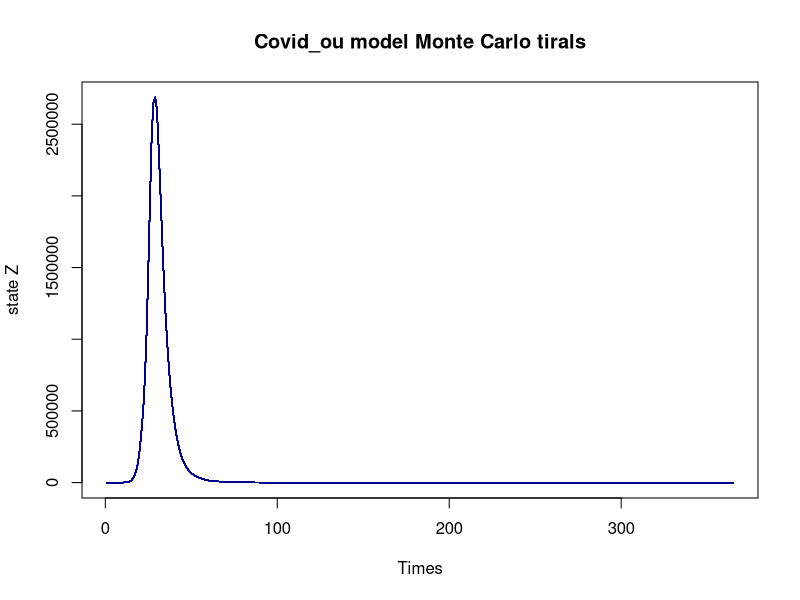
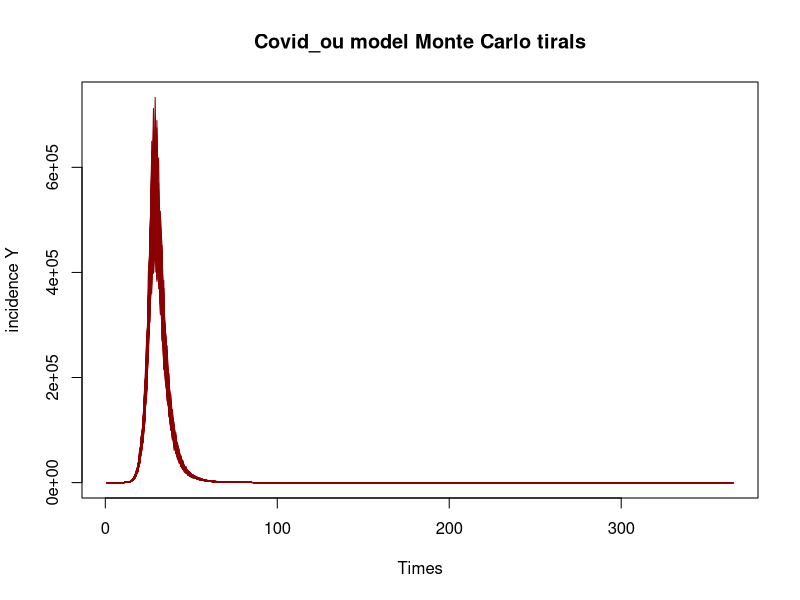
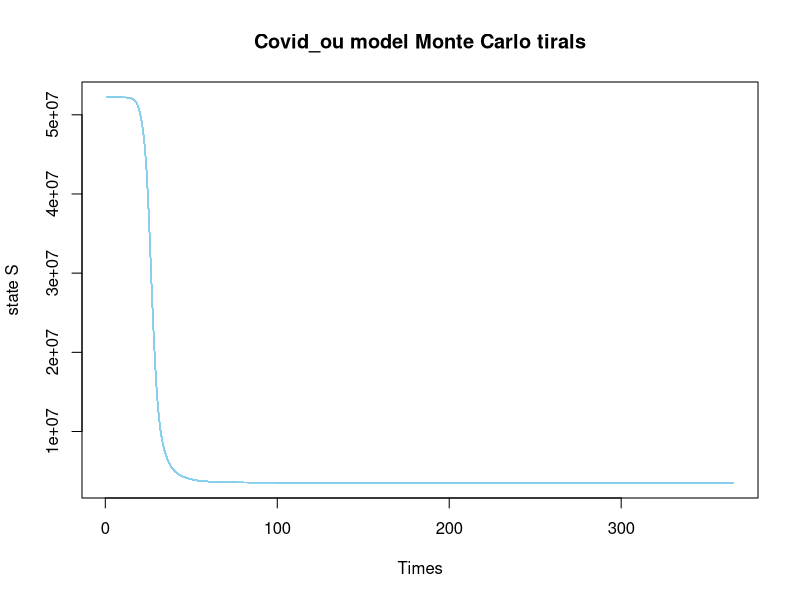
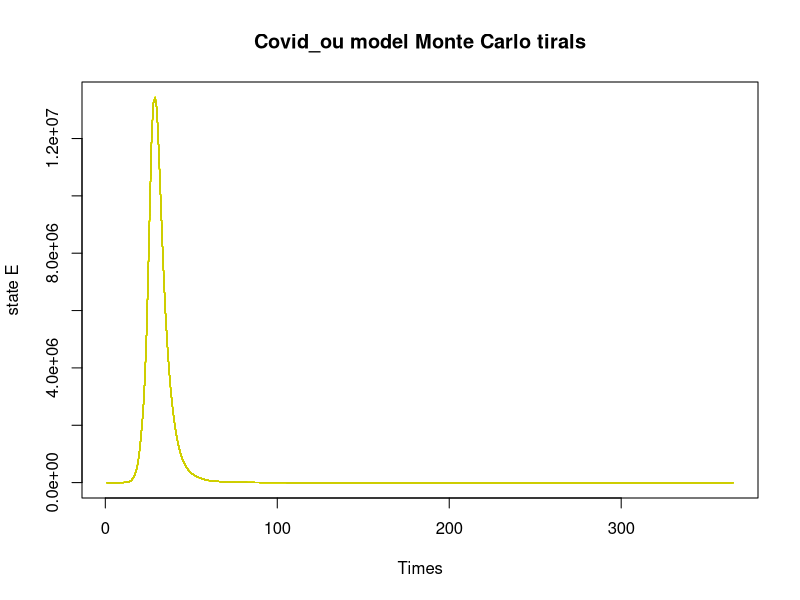
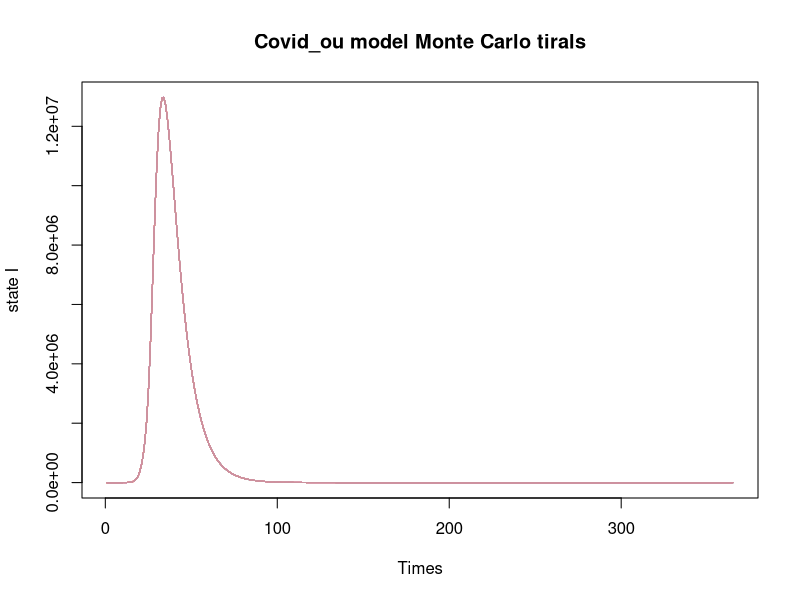
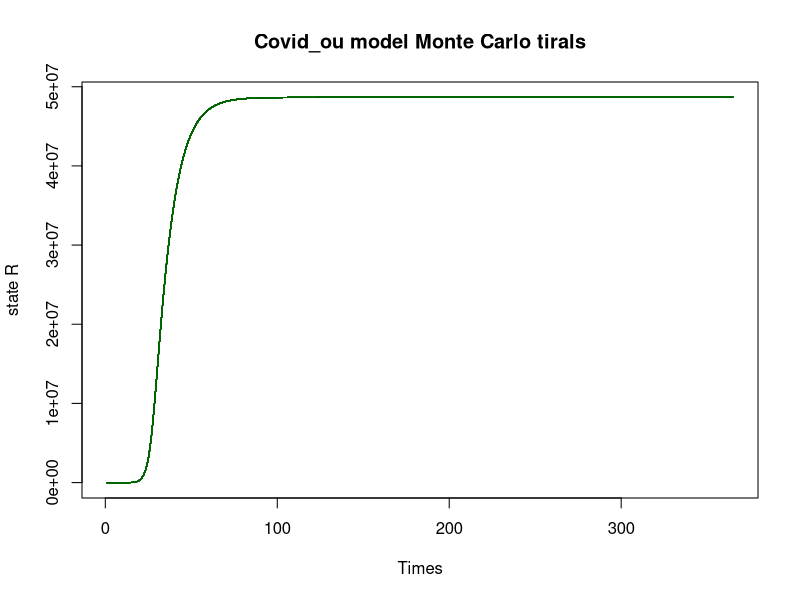
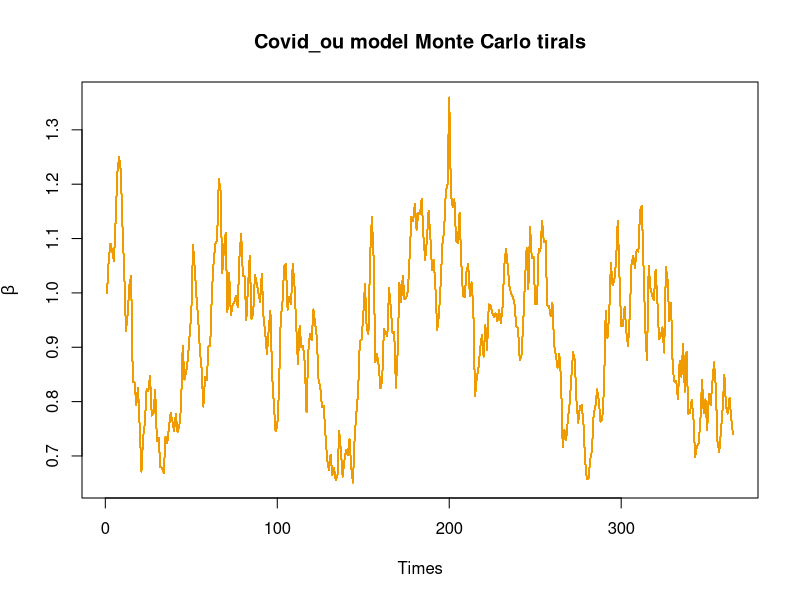
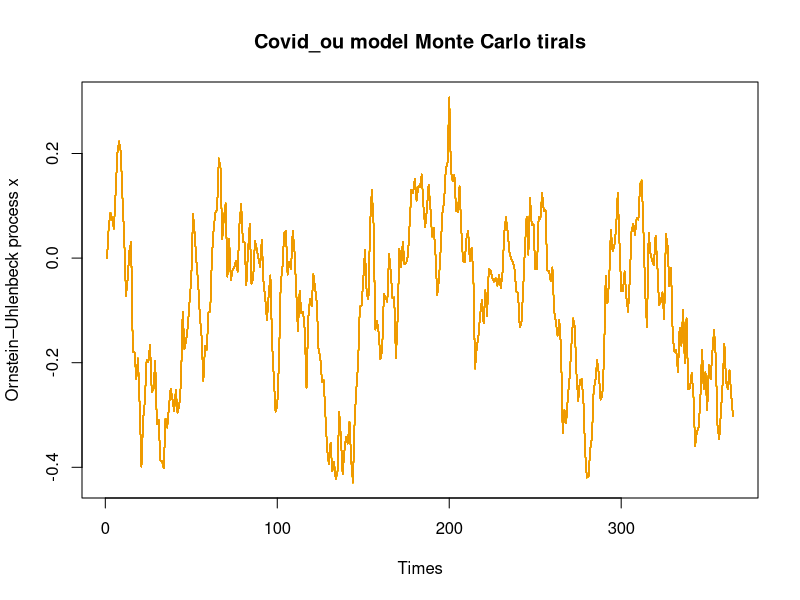

Recreate these plots in R, in order.
## ---- chunk 1
knitr::opts_chunk$set(echo = TRUE)
## ---- chunk 2

rm(list=ls())
require(deSolve)
set.seed(2024)


#Simulate an O-U Process ? bugs
ornstein_uhlenbeck <- function(n,theta,sigma,x0,lens,mu,e){
  dt <- 1
  x<-vector(length=lens)
  for (i in 1:n) {
    if (i==1){x[i]=x0}
    else{
      x[i]  <-  x[i-1] + theta*(mu[i-1]-x[i-1])*dt + sigma*e[i-1]}
  }
  
  return(x)
}
tims=365
times=1:tims
e = rnorm(n = length(times) , sd = 1)
mu = vector(length=tims) 
  for (t in 1:tims) {
    if (t <= 120){
      mu[t]=-0.02      }                    #No lock-down policy
    else {mu[t]=-0.2-0.02 }                 #Lock-down policy
  }
  mu = ts(mu)
x = ornstein_uhlenbeck(tims, theta=0.05, sigma=sqrt(0.004), x0=0, tims,mu,e)

gen_ode_model <- function(rep_time = 200, ori_seed = 20241, tims = 365, 
                          n = 52196381, pars = c(k=5, gamma=9),
                          ini_state = c(t=1,S=N-1, E=1, I=0, R=0),
                          tau = 0.1){
  
  times = 1:tims
  N = n

  Zs = setNames(data.frame(matrix(NA, nrow = tims, ncol = rep_time)), paste0("Z", 1:rep_time))
  Ys = setNames(Zs, paste0("Y", 1:rep_time))
  dSs = setNames(Zs, paste0("dS", 1:rep_time))
  dEs = setNames(Zs, paste0("dE", 1:rep_time))
  dIs = setNames(Zs, paste0("dI", 1:rep_time))
  dRs = setNames(Zs, paste0("dR", 1:rep_time)) 
  
  # add x and e dataframe
  
  xs = setNames(Zs, paste0("x", 1:rep_time))
  es = setNames(Zs, paste0("e", 1:rep_time))
  
  
  params = pars   
  initial_state = ini_state
  tau1 = tau
  
  #Main ODE Model
  Covid_OU <- function(time, current_state, params){
    
    with(as.list(c(current_state, params)),{
      
      # N <- S+E+I+R
      dt <- 1
      dS <- -exp(x[t])*S*(E+0.1*I)/N
      dE <- exp(x[t])*S*(E+0.1*I)/N - E*(1/k+1/gamma)
      dI <- E/k-I*(1/gamma+0.0087)
      dR <- (I+E)/gamma+0.0087*I
      
      return(list(c( dt, dS, dE, dI, dR)))
    })
  }
  
  ## rep 200 times 
  for (rep_i in 1:rep_time) {
    set.seed(ori_seed + 1000*rep_i)
    
    model4 = ode(initial_state, times, Covid_OU, params)
    
    Z1 = model4[,4]/5
    
    Y1 = vector(length = tims)
    
    for (i in 1:tims){
      Y1[i] = rlnorm(1,log(Z1[i]/5),tau1)
    }
    
    dSi = model4[,3]
    dEi = model4[,4]
    dIi = model4[,5]
    dRi = model4[,6]
    
    
    Zs[, rep_i] = Z1
    Ys[, rep_i] = Y1
    dSs[, rep_i] = dSi
    dEs[, rep_i] = dEi
    dIs[, rep_i] = dIi
    dRs[, rep_i] = dRi
    
    ## add xi and ei to the data.frame
    xs[, rep_i] = x
    es[, rep_i] = e
    
  }
  
  # output
  return(list(    
    Z = Zs,
    Y = Ys,
    dS = dSs,
    dE = dEs,
    dI = dIs,
    dR = dRs,
    x = xs,
    e = es))
}


ode_example <- gen_ode_model(200)

## for z

zs = ncol(ode_example$Z)

for (i in 1:zs) {
  if (i == 1){
    plot(ode_example$Z[,1], col="darkblue", type = "l", 
         ylim = c(0, max(ode_example$Z)),
         xlab = 'Times', ylab = 'state Z',main="Covid_ou model Monte Carlo tirals")
    }
  else{
    lines(ode_example$Z[,i], col="darkblue")
  }
}

## for y

ys = ncol(ode_example$Y)

for (i in 1:ys) {
  if (i == 1){
    plot(ode_example$Y[,1], col="darkred", type = "l", 
         ylim = c( min(ode_example$Y), max(ode_example$Y)),
         xlab = 'Times', ylab = 'incidence Y',main="Covid_ou model Monte Carlo tirals")
  }
  else{
    lines(ode_example$Y[,i], col="darkred")
  }
}

## for s

ss = ncol(ode_example$dS)

for (i in 1:ss) {
  if (i == 1){
    plot(ode_example$dS[,1], col="skyblue", type = "l", 
         ylim = c(min(ode_example$dS), max(ode_example$dS)),
         xlab = 'Times', ylab = 'state S',main="Covid_ou model Monte Carlo tirals")
  }
  else{
    lines(ode_example$dS[,i], col="skyblue")
  }
}


## for e

es = ncol(ode_example$dE)

for (i in 1:es) {
  if (i == 1){
    plot(ode_example$dE[,1], col="yellow3", type = "l", 
         ylim = c(min(ode_example$dE), max(ode_example$dE)),
         xlab = 'Times', ylab = 'state E',main="Covid_ou model Monte Carlo tirals")
  }
  else{
    lines(ode_example$dE[,i], col="yellow3")
  }
}


## for i

is = ncol(ode_example$dI)

for (i in 1:is) {
  if (i == 1){
    plot(ode_example$dI[,1], col="pink3", type = "l", 
         ylim = c(min(ode_example$dI), max(ode_example$dI)),
         xlab = 'Times', ylab = 'state I',main="Covid_ou model Monte Carlo tirals")
  }
  else{
    lines(ode_example$dI[,i], col="pink3")
  }
}


## for R

rs = ncol(ode_example$dR)

for (i in 1:rs) {
  if (i == 1){
    plot(ode_example$dR[,1], col="darkgreen", type = "l", 
         ylim = c(min(ode_example$dR), max(ode_example$dR)),
         xlab = 'Times', ylab = 'state R',main="Covid_ou model Monte Carlo tirals")
  }
  else{
    lines(ode_example$dR[,i], col="darkgreen")
  }
}



############### add plot of x and e

## for beta
xs = ncol(ode_example$x)

for (i in 1:xs) {
  if (i == 1){
    plot(exp(ode_example$x[,1]), col="orange2", type = "l", 
         ylim = c(min(exp(ode_example$x)), max(exp(ode_example$x))),
         xlab = 'Times', ylab = expression(beta),main="Covid_ou model Monte Carlo tirals")
  }
  else{
    lines(exp(ode_example$x[,i]), col="orange2")
  }
}

## for x
xs = ncol(ode_example$x)

for (i in 1:xs) {
  if (i == 1){
    plot(ode_example$x[,1], col="orange2", type = "l", 
         ylim = c(min((ode_example$x)), max((ode_example$x))),
         xlab = 'Times', ylab = 'Ornstein–Uhlenbeck process x',main="Covid_ou model Monte Carlo tirals")
  }
  else{
    lines((ode_example$x[,i]), col="orange2")
  }
}

## for e

# es = ncol(ode_example$e)
# 
# for (i in 1:es) {
#   if (i == 1){
#     plot(ode_example$e[,1], col="grey", type = "l", 
#          ylim = c(min(ode_example$e), max(ode_example$e)),
#          xlab = 'Times', ylab = 'e',main="Covid_ou model Monte Carlo tirals")
#   }
#   else{
#     lines(ode_example$e[,i], col="grey")
#   }
# }


## for all


lims = c(0, max(max(ode_example$dS), max(ode_example$dE), 
           max(ode_example$dI), max(ode_example$dR)))

ss = ncol(ode_example$dS)

for (i in 1:ss) {
  if (i == 1){
    plot(ode_example$dS[,1], col="skyblue", type = "l", 
         ylim = lims,
         xlab = 'Times', ylab = 'All states')
  }
  else{
    lines(ode_example$dS[,i], col="skyblue")
  }
  lines(ode_example$dE[,i], col="yellow3")
  lines(ode_example$dI[,i], col="pink3")
  lines(ode_example$dR[,i], col="darkgreen")
}

## ---- chunk 3
#check for Poisson
rm(list=ls())
require(deSolve)
set.seed(2024)


#Simulate an O-U Process ? bugs
ornstein_uhlenbeck <- function(n,theta,sigma,x0,lens,mu,e){
  dt <- 1
  x<-vector(length=lens)
  for (i in 1:n) {
    if (i==1){x[i]=x0}
    else{
      x[i]  <-  x[i-1] + theta*(mu[i-1]-x[i-1])*dt + sigma*e[i-1]}
  }
  
  return(x)
}
tims=365
times=1:tims
e = rnorm(n = length(times) , sd = 1)
mu = vector(length=tims) 
  for (t in 1:tims) {
    if (t <= 120){
      mu[t]=-0.02      }                    #No lock-down policy
    else {mu[t]=-0.2-0.02 }                 #Lock-down policy
  }
  mu = ts(mu)
x = ornstein_uhlenbeck(tims, theta=0.05, sigma=sqrt(0.004), x0=0, tims,mu,e)

gen_ode_model <- function(rep_time = 200, ori_seed = 20241, tims = 365, 
                          n = 52196381, pars = c(k=5, gamma=9),
                          ini_state = c(t=1,S=N-1, E=1, I=0, R=0)
                          ){
  
  times = 1:tims
  N = n

  Zs = setNames(data.frame(matrix(NA, nrow = tims, ncol = rep_time)), paste0("Z", 1:rep_time))
  Ys = setNames(Zs, paste0("Y", 1:rep_time))
  dSs = setNames(Zs, paste0("dS", 1:rep_time))
  dEs = setNames(Zs, paste0("dE", 1:rep_time))
  dIs = setNames(Zs, paste0("dI", 1:rep_time))
  dRs = setNames(Zs, paste0("dR", 1:rep_time)) 
  
  # add x and e dataframe
  
  xs = setNames(Zs, paste0("x", 1:rep_time))
  es = setNames(Zs, paste0("e", 1:rep_time))
  
  
  params = pars   
  initial_state = ini_state
  
  #Main ODE Model
  Covid_OU <- function(time, current_state, params){
    
    with(as.list(c(current_state, params)),{
      
      # N <- S+E+I+R
      dt <- 1
      dS <- -exp(x[t])*S*(E+0.1*I)/N
      dE <- exp(x[t])*S*(E+0.1*I)/N - E*(1/k+1/gamma)
      dI <- E/k-I*(1/gamma+0.0087)
      dR <- (I+E)/gamma+0.0087*I
      
      return(list(c( dt, dS, dE, dI, dR)))
    })
  }
  
  ## rep 200 times 
  for (rep_i in 1:rep_time) {
    set.seed(ori_seed + 1000*rep_i)
    
    model4 = ode(initial_state, times, Covid_OU, params)
    
    Z1 = model4[,4]/5
    
    Y1 = vector(length = tims)
    
    for (i in 1:tims){
      Y1[i] = rpois(1,Z1[i]/5)
    }
    
    dSi = model4[,3]
    dEi = model4[,4]
    dIi = model4[,5]
    dRi = model4[,6]
    
    
    Zs[, rep_i] = Z1
    Ys[, rep_i] = Y1
    dSs[, rep_i] = dSi
    dEs[, rep_i] = dEi
    dIs[, rep_i] = dIi
    dRs[, rep_i] = dRi
    
    ## add xi and ei to the data.frame
    xs[, rep_i] = x
    es[, rep_i] = e
    
  }
  
  # output
  return(list(    
    Z = Zs,
    Y = Ys,
    dS = dSs,
    dE = dEs,
    dI = dIs,
    dR = dRs,
    x = xs,
    e = es))
}


ode_example <- gen_ode_model(200)

## for z

zs = ncol(ode_example$Z)

for (i in 1:zs) {
  if (i == 1){
    plot(ode_example$Z[,1], col="darkblue", type = "l", 
         ylim = c(0, max(ode_example$Z)),
         xlab = 'Times', ylab = 'state Z',main="Covid_ou model Monte Carlo tirals")
    }
  else{
    lines(ode_example$Z[,i], col="darkblue")
  }
}

## for y

ys = ncol(ode_example$Y)

for (i in 1:ys) {
  if (i == 1){
    plot(ode_example$Y[,1], col="darkred", type = "l", 
         ylim = c( min(ode_example$Y), max(ode_example$Y)),
         xlab = 'Times', ylab = 'incidence Y',main="Covid_ou model Monte Carlo tirals")
  }
  else{
    lines(ode_example$Y[,i], col="darkred")
  }
}

## for s

ss = ncol(ode_example$dS)

for (i in 1:ss) {
  if (i == 1){
    plot(ode_example$dS[,1], col="skyblue", type = "l", 
         ylim = c(min(ode_example$dS), max(ode_example$dS)),
         xlab = 'Times', ylab = 'state S',main="Covid_ou model Monte Carlo tirals")
  }
  else{
    lines(ode_example$dS[,i], col="skyblue")
  }
}


## for e

es = ncol(ode_example$dE)

for (i in 1:es) {
  if (i == 1){
    plot(ode_example$dE[,1], col="yellow3", type = "l", 
         ylim = c(min(ode_example$dE), max(ode_example$dE)),
         xlab = 'Times', ylab = 'state E',main="Covid_ou model Monte Carlo tirals")
  }
  else{
    lines(ode_example$dE[,i], col="yellow3")
  }
}


## for i

is = ncol(ode_example$dI)

for (i in 1:is) {
  if (i == 1){
    plot(ode_example$dI[,1], col="pink3", type = "l", 
         ylim = c(min(ode_example$dI), max(ode_example$dI)),
         xlab = 'Times', ylab = 'state I',main="Covid_ou model Monte Carlo tirals")
  }
  else{
    lines(ode_example$dI[,i], col="pink3")
  }
}


## for R

rs = ncol(ode_example$dR)

for (i in 1:rs) {
  if (i == 1){
    plot(ode_example$dR[,1], col="darkgreen", type = "l", 
         ylim = c(min(ode_example$dR), max(ode_example$dR)),
         xlab = 'Times', ylab = 'state R',main="Covid_ou model Monte Carlo tirals")
  }
  else{
    lines(ode_example$dR[,i], col="darkgreen")
  }
}



############### add plot of x and e

## for beta
xs = ncol(ode_example$x)

for (i in 1:xs) {
  if (i == 1){
    plot(exp(ode_example$x[,1]), col="orange2", type = "l", 
         ylim = c(min(exp(ode_example$x)), max(exp(ode_example$x))),
         xlab = 'Times', ylab = expression(beta),main="Covid_ou model Monte Carlo tirals")
  }
  else{
    lines(exp(ode_example$x[,i]), col="orange2")
  }
}

## for x
xs = ncol(ode_example$x)

for (i in 1:xs) {
  if (i == 1){
    plot(ode_example$x[,1], col="orange2", type = "l", 
         ylim = c(min((ode_example$x)), max((ode_example$x))),
         xlab = 'Times', ylab = 'Ornstein–Uhlenbeck process x',main="Covid_ou model Monte Carlo tirals")
  }
  else{
    lines((ode_example$x[,i]), col="orange2")
  }
}

## for e

# es = ncol(ode_example$e)
# 
# for (i in 1:es) {
#   if (i == 1){
#     plot(ode_example$e[,1], col="grey", type = "l", 
#          ylim = c(min(ode_example$e), max(ode_example$e)),
#          xlab = 'Times', ylab = 'e',main="Covid_ou model Monte Carlo tirals")
#   }
#   else{
#     lines(ode_example$e[,i], col="grey")
#   }
# }


## for all


lims = c(0, max(max(ode_example$dS), max(ode_example$dE), 
           max(ode_example$dI), max(ode_example$dR)))

ss = ncol(ode_example$dS)

for (i in 1:ss) {
  if (i == 1){
    plot(ode_example$dS[,1], col="skyblue", type = "l", 
         ylim = lims,
         xlab = 'Times', ylab = 'All states')
  }
  else{
    lines(ode_example$dS[,i], col="skyblue")
  }
  lines(ode_example$dE[,i], col="yellow3")
  lines(ode_example$dI[,i], col="pink3")
  lines(ode_example$dR[,i], col="darkgreen")
}
